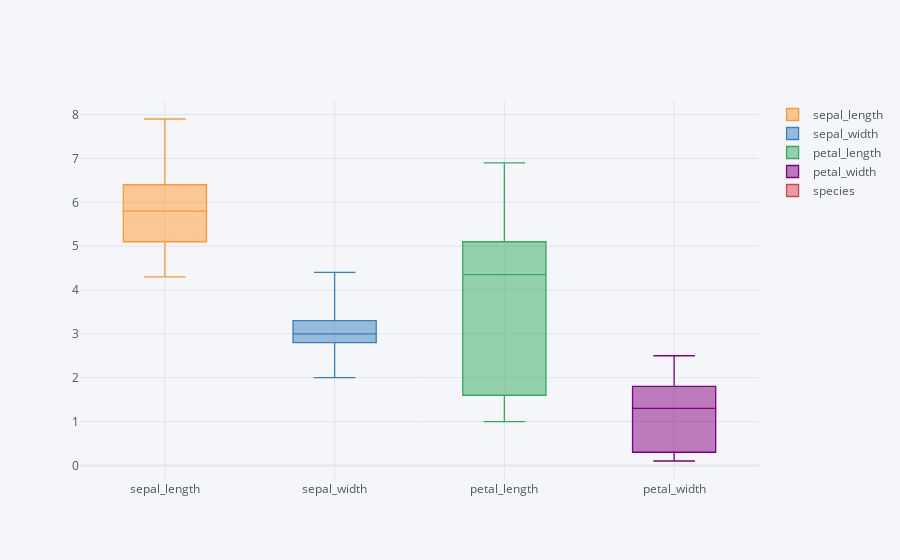

Source (notebook cell):
### Markdown cell above
###
## box plot
###

### Code cell
a = sns.load_dataset('iris')
a.iplot(kind = 'box')

### Figure 1 — Plotly figure (JSON) as saved in the notebook; plotly's stock layout.template omitted (floating-point values rounded to 4 significant figures; data arrays with more than 128 entries replaced by an {"elided": "..."} marker saying what was removed)
{"data": [{"boxpoints": false, "line": {"width": 1.3}, "marker": {"color": "rgba(255, 153, 51, 1.0)"}, "name": "sepal_length", "orientation": "v", "type": "box", "y": {"elided": "150 float values"}}, {"boxpoints": false, "line": {"width": 1.3}, "marker": {"color": "rgba(55, 128, 191, 1.0)"}, "name": "sepal_width", "orientation": "v", "type": "box", "y": {"elided": "150 float values"}}, {"boxpoints": false, "line": {"width": 1.3}, "marker": {"color": "rgba(50, 171, 96, 1.0)"}, "name": "petal_length", "orientation": "v", "type": "box", "y": {"elided": "150 float values"}}, {"boxpoints": false, "line": {"width": 1.3}, "marker": {"color": "rgba(128, 0, 128, 1.0)"}, "name": "petal_width", "orientation": "v", "type": "box", "y": {"elided": "150 float values"}}, {"boxpoints": false, "line": {"width": 1.3}, "marker": {"color": "rgba(219, 64, 82, 1.0)"}, "name": "species", "orientation": "v", "type": "box", "y": {"elided": "150 str values"}}], "layout": {"legend": {"bgcolor": "#F5F6F9", "font": {"color": "#4D5663"}}, "paper_bgcolor": "#F5F6F9", "plot_bgcolor": "#F5F6F9", "title": {"font": {"color": "#4D5663"}}, "xaxis": {"gridcolor": "#E1E5ED", "showgrid": true, "tickfont": {"color": "#4D5663"}, "title": {"font": {"color": "#4D5663"}, "text": ""}, "zerolinecolor": "#E1E5ED"}, "yaxis": {"gridcolor": "#E1E5ED", "showgrid": true, "tickfont": {"color": "#4D5663"}, "title": {"font": {"color": "#4D5663"}, "text": ""}, "zerolinecolor": "#E1E5ED"}}}
